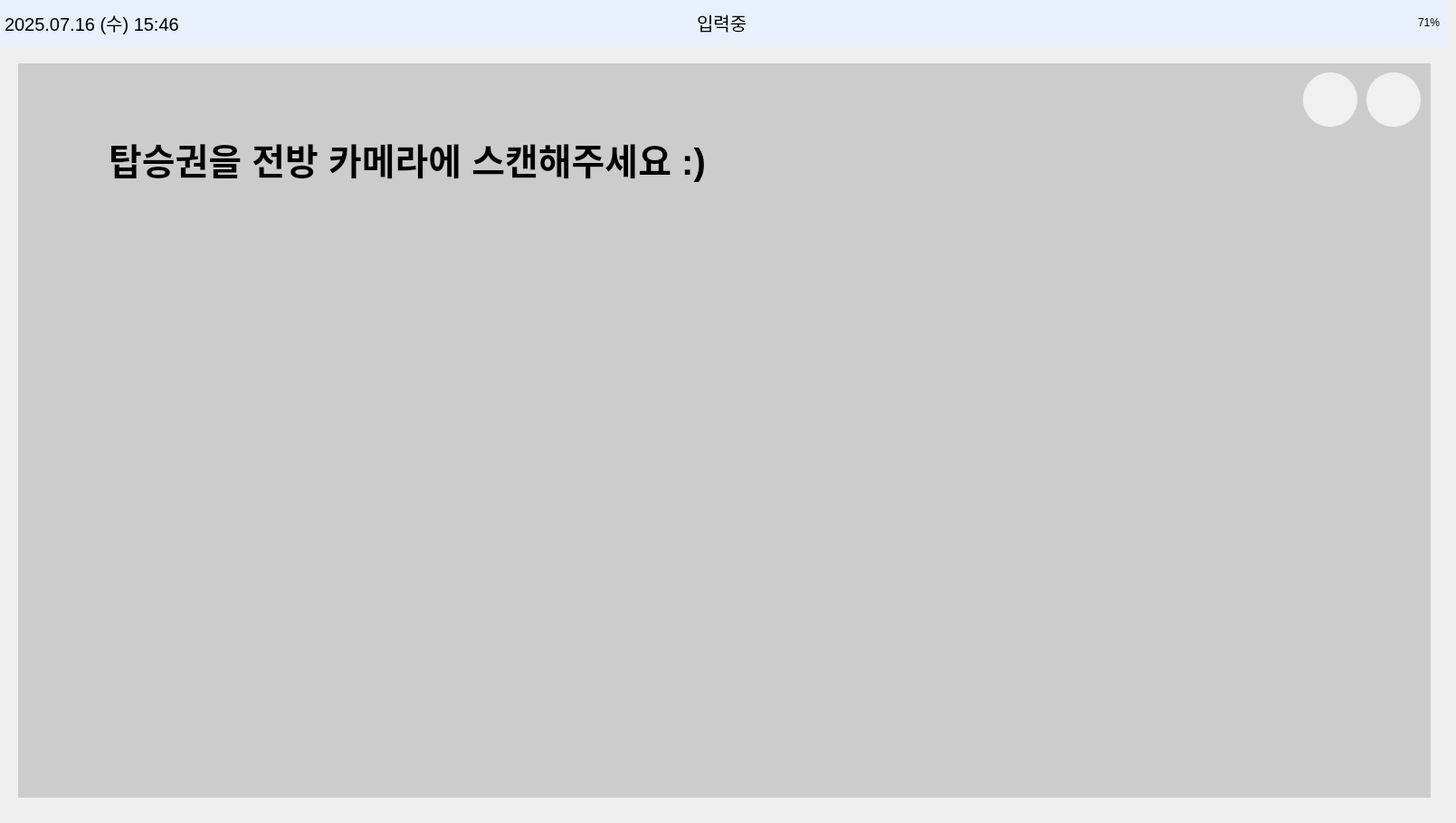
    <widget class="QWidget" name="page_scan">
     <widget class="QLabel" name="label_camera_area2">
      <property name="geometry">
       <rect>
        <x>20</x>
        <y>70</y>
        <width>1561</width>
        <height>811</height>
       </rect>
      </property>
      <property name="palette">
       <palette>
        <active>
         <colorrole role="Button">
          <brush brushstyle="SolidPattern">
           <color alpha="255">
            <red>204</red>
            <green>204</green>
            <blue>204</blue>
           </color>
          </brush>
         </colorrole>
         <colorrole role="Base">
          <brush brushstyle="SolidPattern">
           <color alpha="255">
            <red>204</red>
            <green>204</green>
            <blue>204</blue>
           </color>
          </brush>
         </colorrole>
         <colorrole role="Window">
          <brush brushstyle="SolidPattern">
           <color alpha="255">
            <red>204</red>
            <green>204</green>
            <blue>204</blue>
           </color>
          </brush>
         </colorrole>
        </active>
        <inactive>
         <colorrole role="Button">
          <brush brushstyle="SolidPattern">
           <color alpha="255">
            <red>204</red>
            <green>204</green>
            <blue>204</blue>
           </color>
          </brush>
         </colorrole>
         <colorrole role="Base">
          <brush brushstyle="SolidPattern">
           <color alpha="255">
            <red>204</red>
            <green>204</green>
            <blue>204</blue>
           </color>
          </brush>
         </colorrole>
         <colorrole role="Window">
          <brush brushstyle="SolidPattern">
           <color alpha="255">
            <red>204</red>
            <green>204</green>
            <blue>204</blue>
           </color>
          </brush>
         </colorrole>
        </inactive>
        <disabled>
         <colorrole role="Button">
          <brush brushstyle="SolidPattern">
           <color alpha="255">
            <red>204</red>
            <green>204</green>
            <blue>204</blue>
           </color>
          </brush>
         </colorrole>
         <colorrole role="Base">
          <brush brushstyle="SolidPattern">
           <color alpha="255">
            <red>204</red>
            <green>204</green>
            <blue>204</blue>
           </color>
          </brush>
         </colorrole>
         <colorrole role="Window">
          <brush brushstyle="SolidPattern">
           <color alpha="255">
            <red>204</red>
            <green>204</green>
            <blue>204</blue>
           </color>
          </brush>
         </colorrole>
        </disabled>
       </palette>
      </property>
      <property name="styleSheet">
       <string notr="true">background-color: #cccccc;</string>
      </property>
     </widget>
     <widget class="QFrame" name="topbar2">
      <property name="geometry">
       <rect>
        <x>0</x>
        <y>0</y>
        <width>1600</width>
        <height>50</height>
       </rect>
      </property>
      <property name="palette">
       <palette>
        <active>
         <colorrole role="WindowText">
          <brush brushstyle="SolidPattern">
           <color alpha="255">
            <red>0</red>
            <green>0</green>
            <blue>0</blue>
           </color>
          </brush>
         </colorrole>
         <colorrole role="Button">
          <brush brushstyle="SolidPattern">
           <color alpha="255">
            <red>231</red>
            <green>240</green>
            <blue>251</blue>
           </color>
          </brush>
         </colorrole>
         <colorrole role="Light">
          <brush brushstyle="SolidPattern">
           <color alpha="255">
            <red>255</red>
            <green>116</green>
            <blue>116</blue>
           </color>
          </brush>
         </colorrole>
         <colorrole role="Midlight">
          <brush brushstyle="SolidPattern">
           <color alpha="255">
            <red>247</red>
            <green>63</green>
            <blue>63</blue>
           </color>
          </brush>
         </colorrole>
         <colorrole role="Dark">
          <brush brushstyle="SolidPattern">
           <color alpha="255">
            <red>120</red>
            <green>6</green>
            <blue>6</blue>
           </color>
          </brush>
         </colorrole>
         <colorrole role="Mid">
          <brush brushstyle="SolidPattern">
           <color alpha="255">
            <red>160</red>
            <green>7</green>
            <blue>7</blue>
           </color>
          </brush>
         </colorrole>
         <colorrole role="Text">
          <brush brushstyle="SolidPattern">
           <color alpha="255">
            <red>0</red>
            <green>0</green>
            <blue>0</blue>
           </color>
          </brush>
         </colorrole>
         <colorrole role="BrightText">
          <brush brushstyle="SolidPattern">
           <color alpha="255">
            <red>255</red>
            <green>255</green>
            <blue>255</blue>
           </color>
          </brush>
         </colorrole>
         <colorrole role="ButtonText">
          <brush brushstyle="SolidPattern">
           <color alpha="255">
            <red>0</red>
            <green>0</green>
            <blue>0</blue>
           </color>
          </brush>
         </colorrole>
         <colorrole role="Base">
          <brush brushstyle="SolidPattern">
           <color alpha="255">
            <red>231</red>
            <green>240</green>
            <blue>251</blue>
           </color>
          </brush>
         </colorrole>
         <colorrole role="Window">
          <brush brushstyle="SolidPattern">
           <color alpha="255">
            <red>231</red>
            <green>240</green>
            <blue>251</blue>
           </color>
          </brush>
         </colorrole>
         <colorrole role="Shadow">
          <brush brushstyle="SolidPattern">
           <color alpha="255">
            <red>0</red>
            <green>0</green>
            <blue>0</blue>
           </color>
          </brush>
         </colorrole>
         <colorrole role="AlternateBase">
          <brush brushstyle="SolidPattern">
           <color alpha="255">
            <red>247</red>
            <green>133</green>
            <blue>133</blue>
           </color>
          </brush>
         </colorrole>
         <colorrole role="ToolTipBase">
          <brush brushstyle="SolidPattern">
           <color alpha="255">
            <red>255</red>
            <green>255</green>
            <blue>220</blue>
           </color>
          </brush>
         </colorrole>
         <colorrole role="ToolTipText">
          <brush brushstyle="SolidPattern">
           <color alpha="255">
            <red>0</red>
            <green>0</green>
            <blue>0</blue>
           </color>
          </brush>
         </colorrole>
         <colorrole role="PlaceholderText">
          <brush brushstyle="SolidPattern">
           <color alpha="128">
            <red>0</red>
            <green>0</green>
            <blue>0</blue>
           </color>
          </brush>
         </colorrole>
        </active>
        <inactive>
         <colorrole role="WindowText">
          <brush brushstyle="SolidPattern">
           <color alpha="255">
            <red>0</red>
            <green>0</green>
            <blue>0</blue>
           </color>
          </brush>
         </colorrole>
         <colorrole role="Button">
          <brush brushstyle="SolidPattern">
           <color alpha="255">
            <red>231</red>
            <green>240</green>
            <blue>251</blue>
           </color>
          </brush>
         </colorrole>
         <colorrole role="Light">
          <brush brushstyle="SolidPattern">
           <color alpha="255">
            <red>255</red>
            <green>116</green>
            <blue>116</blue>
           </color>
          </brush>
         </colorrole>
         <colorrole role="Midlight">
          <brush brushstyle="SolidPattern">
           <color alpha="255">
            <red>247</red>
            <green>63</green>
            <blue>63</blue>
           </color>
          </brush>
         </colorrole>
         <colorrole role="Dark">
          <brush brushstyle="SolidPattern">
           <color alpha="255">
            <red>120</red>
            <green>6</green>
            <blue>6</blue>
           </color>
          </brush>
         </colorrole>
         <colorrole role="Mid">
          <brush brushstyle="SolidPattern">
           <color alpha="255">
            <red>160</red>
            <green>7</green>
            <blue>7</blue>
           </color>
          </brush>
         </colorrole>
         <colorrole role="Text">
          <brush brushstyle="SolidPattern">
           <color alpha="255">
            <red>0</red>
            <green>0</green>
            <blue>0</blue>
           </color>
          </brush>
         </colorrole>
         <colorrole role="BrightText">
          <brush brushstyle="SolidPattern">
           <color alpha="255">
            <red>255</red>
            <green>255</green>
            <blue>255</blue>
           </color>
          </brush>
         </colorrole>
         <colorrole role="ButtonText">
          <brush brushstyle="SolidPattern">
           <color alpha="255">
            <red>0</red>
            <green>0</green>
            <blue>0</blue>
           </color>
          </brush>
         </colorrole>
         <colorrole role="Base">
          <brush brushstyle="SolidPattern">
           <color alpha="255">
            <red>231</red>
            <green>240</green>
            <blue>251</blue>
           </color>
          </brush>
         </colorrole>
         <colorrole role="Window">
          <brush brushstyle="SolidPattern">
           <color alpha="255">
            <red>231</red>
            <green>240</green>
            <blue>251</blue>
           </color>
          </brush>
         </colorrole>
         <colorrole role="Shadow">
          <brush brushstyle="SolidPattern">
           <color alpha="255">
            <red>0</red>
            <green>0</green>
            <blue>0</blue>
           </color>
          </brush>
         </colorrole>
         <colorrole role="AlternateBase">
          <brush brushstyle="SolidPattern">
           <color alpha="255">
            <red>247</red>
            <green>133</green>
            <blue>133</blue>
           </color>
          </brush>
         </colorrole>
         <colorrole role="ToolTipBase">
          <brush brushstyle="SolidPattern">
           <color alpha="255">
            <red>255</red>
            <green>255</green>
            <blue>220</blue>
           </color>
          </brush>
         </colorrole>
         <colorrole role="ToolTipText">
          <brush brushstyle="SolidPattern">
           <color alpha="255">
            <red>0</red>
            <green>0</green>
            <blue>0</blue>
           </color>
          </brush>
         </colorrole>
         <colorrole role="PlaceholderText">
          <brush brushstyle="SolidPattern">
           <color alpha="128">
            <red>0</red>
            <green>0</green>
            <blue>0</blue>
           </color>
          </brush>
         </colorrole>
        </inactive>
        <disabled>
         <colorrole role="WindowText">
          <brush brushstyle="SolidPattern">
           <color alpha="255">
            <red>120</red>
            <green>6</green>
            <blue>6</blue>
           </color>
          </brush>
         </colorrole>
         <colorrole role="Button">
          <brush brushstyle="SolidPattern">
           <color alpha="255">
            <red>231</red>
            <green>240</green>
            <blue>251</blue>
           </color>
          </brush>
         </colorrole>
         <colorrole role="Light">
          <brush brushstyle="SolidPattern">
           <color alpha="255">
            <red>255</red>
            <green>116</green>
            <blue>116</blue>
           </color>
          </brush>
         </colorrole>
         <colorrole role="Midlight">
          <brush brushstyle="SolidPattern">
           <color alpha="255">
            <red>247</red>
            <green>63</green>
            <blue>63</blue>
           </color>
          </brush>
         </colorrole>
         <colorrole role="Dark">
          <brush brushstyle="SolidPattern">
           <color alpha="255">
            <red>120</red>
            <green>6</green>
            <blue>6</blue>
           </color>
          </brush>
         </colorrole>
         <colorrole role="Mid">
          <brush brushstyle="SolidPattern">
           <color alpha="255">
            <red>160</red>
            <green>7</green>
            <blue>7</blue>
           </color>
          </brush>
         </colorrole>
         <colorrole role="Text">
          <brush brushstyle="SolidPattern">
           <color alpha="255">
            <red>120</red>
            <green>6</green>
            <blue>6</blue>
           </color>
          </brush>
         </colorrole>
         <colorrole role="BrightText">
          <brush brushstyle="SolidPattern">
           <color alpha="255">
            <red>255</red>
            <green>255</green>
            <blue>255</blue>
           </color>
          </brush>
         </colorrole>
         <colorrole role="ButtonText">
          <brush brushstyle="SolidPattern">
           <color alpha="255">
            <red>120</red>
            <green>6</green>
            <blue>6</blue>
           </color>
          </brush>
         </colorrole>
         <colorrole role="Base">
          <brush brushstyle="SolidPattern">
           <color alpha="255">
            <red>231</red>
            <green>240</green>
            <blue>251</blue>
           </color>
          </brush>
         </colorrole>
         <colorrole role="Window">
          <brush brushstyle="SolidPattern">
           <color alpha="255">
            <red>231</red>
            <green>240</green>
            <blue>251</blue>
           </color>
          </brush>
         </colorrole>
         <colorrole role="Shadow">
          <brush brushstyle="SolidPattern">
           <color alpha="255">
            <red>0</red>
            <green>0</green>
            <blue>0</blue>
           </color>
          </brush>
         </colorrole>
         <colorrole role="AlternateBase">
          <brush brushstyle="SolidPattern">
           <color alpha="255">
            <red>240</red>
            <green>11</green>
            <blue>11</blue>
           </color>
          </brush>
         </colorrole>
         <colorrole role="ToolTipBase">
          <brush brushstyle="SolidPattern">
           <color alpha="255">
            <red>255</red>
            <green>255</green>
            <blue>220</blue>
           </color>
          </brush>
         </colorrole>
         <colorrole role="ToolTipText">
          <brush brushstyle="SolidPattern">
           <color alpha="255">
            <red>0</red>
            <green>0</green>
            <blue>0</blue>
           </color>
          </brush>
         </colorrole>
         <colorrole role="PlaceholderText">
          <brush brushstyle="SolidPattern">
           <color alpha="128">
            <red>0</red>
            <green>0</green>
            <blue>0</blue>
           </color>
          </brush>
         </colorrole>
        </disabled>
       </palette>
      </property>
      <property name="styleSheet">
       <string>background-color: #e7f0fb;</string>
      </property>
      <widget class="QLabel" name="label_datetime2">
       <property name="geometry">
        <rect>
         <x>5</x>
         <y>0</y>
         <width>331</width>
         <height>50</height>
        </rect>
       </property>
       <property name="font">
        <font>
         <pointsize>15</pointsize>
        </font>
       </property>
       <property name="text">
        <string>2025.07.16 (수) 15:46</string>
       </property>
      </widget>
      <widget class="QLabel" name="label_battery2">
       <property name="geometry">
        <rect>
         <x>1470</x>
         <y>0</y>
         <width>121</width>
         <height>50</height>
        </rect>
       </property>
       <property name="text">
        <string>71%</string>
       </property>
       <property name="alignment">
        <set>Qt::AlignRight|Qt::AlignTrailing|Qt::AlignVCenter</set>
       </property>
      </widget>
      <widget class="QLabel" name="label_status2">
       <property name="geometry">
        <rect>
         <x>770</x>
         <y>0</y>
         <width>141</width>
         <height>50</height>
        </rect>
       </property>
       <property name="font">
        <font>
         <pointsize>15</pointsize>
         <weight>50</weight>
         <bold>false</bold>
        </font>
       </property>
       <property name="text">
        <string>입력중</string>
       </property>
      </widget>
      <widget class="QLabel" name="label_image2">
       <property name="geometry">
        <rect>
         <x>690</x>
         <y>0</y>
         <width>71</width>
         <height>50</height>
        </rect>
       </property>
       <property name="text">
        <string/>
       </property>
       <property name="pixmap">
        <pixmap>icon/입력중.png</pixmap>
       </property>
       <property name="scaledContents">
        <bool>true</bool>
       </property>
      </widget>
     </widget>
     <widget class="QLabel" name="label_scan_text2">
      <property name="geometry">
       <rect>
        <x>120</x>
        <y>110</y>
        <width>1021</width>
        <height>131</height>
       </rect>
      </property>
      <property name="font">
       <font>
        <pointsize>30</pointsize>
        <weight>75</weight>
        <bold>true</bold>
       </font>
      </property>
      <property name="styleSheet">
       <string notr="true">background-color: rgba(255, 255, 255, 0);</string>
      </property>
      <property name="text">
       <string>탑승권을 전방 카메라에 스캔해주세요 :)</string>
      </property>
      <property name="alignment">
       <set>Qt::AlignLeading|Qt::AlignLeft|Qt::AlignVCenter</set>
      </property>
     </widget>
     <widget class="QPushButton" name="btn_home2">
      <property name="geometry">
       <rect>
        <x>1440</x>
        <y>80</y>
        <width>60</width>
        <height>60</height>
       </rect>
      </property>
      <property name="palette">
       <palette>
        <active>
         <colorrole role="Button">
          <brush brushstyle="SolidPattern">
           <color alpha="255">
            <red>240</red>
            <green>240</green>
            <blue>240</blue>
           </color>
          </brush>
         </colorrole>
         <colorrole role="Base">
          <brush brushstyle="SolidPattern">
           <color alpha="255">
            <red>240</red>
            <green>240</green>
            <blue>240</blue>
           </color>
          </brush>
         </colorrole>
         <colorrole role="Window">
          <brush brushstyle="SolidPattern">
           <color alpha="255">
            <red>240</red>
            <green>240</green>
            <blue>240</blue>
           </color>
          </brush>
         </colorrole>
        </active>
        <inactive>
         <colorrole role="Button">
          <brush brushstyle="SolidPattern">
           <color alpha="255">
            <red>240</red>
            <green>240</green>
            <blue>240</blue>
           </color>
          </brush>
         </colorrole>
         <colorrole role="Base">
          <brush brushstyle="SolidPattern">
           <color alpha="255">
            <red>240</red>
            <green>240</green>
            <blue>240</blue>
           </color>
          </brush>
         </colorrole>
         <colorrole role="Window">
          <brush brushstyle="SolidPattern">
           <color alpha="255">
            <red>240</red>
            <green>240</green>
            <blue>240</blue>
           </color>
          </brush>
         </colorrole>
        </inactive>
        <disabled>
         <colorrole role="Button">
          <brush brushstyle="SolidPattern">
           <color alpha="255">
            <red>240</red>
            <green>240</green>
            <blue>240</blue>
           </color>
          </brush>
         </colorrole>
         <colorrole role="Base">
          <brush brushstyle="SolidPattern">
           <color alpha="255">
            <red>240</red>
            <green>240</green>
            <blue>240</blue>
           </color>
          </brush>
         </colorrole>
         <colorrole role="Window">
          <brush brushstyle="SolidPattern">
           <color alpha="255">
            <red>240</red>
            <green>240</green>
            <blue>240</blue>
           </color>
          </brush>
         </colorrole>
        </disabled>
       </palette>
      </property>
      <property name="styleSheet">
       <string notr="true">QPushButton {
    border: none;
    border-radius: 30px;
    background-color: #F0F0F0;
}</string>
      </property>
      <property name="text">
       <string/>
      </property>
      <property name="icon">
       <iconset>
        <normaloff>icon/home.png</normaloff>icon/home.png</iconset>
      </property>
      <property name="iconSize">
       <size>
        <width>40</width>
        <height>40</height>
       </size>
      </property>
     </widget>
     <widget class="QPushButton" name="btn_back2">
      <property name="geometry">
       <rect>
        <x>1510</x>
        <y>80</y>
        <width>60</width>
        <height>60</height>
       </rect>
      </property>
      <property name="palette">
       <palette>
        <active>
         <colorrole role="Button">
          <brush brushstyle="SolidPattern">
           <color alpha="255">
            <red>240</red>
            <green>240</green>
            <blue>240</blue>
           </color>
          </brush>
         </colorrole>
         <colorrole role="Base">
          <brush brushstyle="SolidPattern">
           <color alpha="255">
            <red>240</red>
            <green>240</green>
            <blue>240</blue>
           </color>
          </brush>
         </colorrole>
         <colorrole role="Window">
          <brush brushstyle="SolidPattern">
           <color alpha="255">
            <red>240</red>
            <green>240</green>
            <blue>240</blue>
           </color>
          </brush>
         </colorrole>
        </active>
        <inactive>
         <colorrole role="Button">
          <brush brushstyle="SolidPattern">
           <color alpha="255">
            <red>240</red>
            <green>240</green>
            <blue>240</blue>
           </color>
          </brush>
         </colorrole>
         <colorrole role="Base">
          <brush brushstyle="SolidPattern">
           <color alpha="255">
            <red>240</red>
            <green>240</green>
            <blue>240</blue>
           </color>
          </brush>
         </colorrole>
         <colorrole role="Window">
          <brush brushstyle="SolidPattern">
           <color alpha="255">
            <red>240</red>
            <green>240</green>
            <blue>240</blue>
           </color>
          </brush>
         </colorrole>
        </inactive>
        <disabled>
         <colorrole role="Button">
          <brush brushstyle="SolidPattern">
           <color alpha="255">
            <red>240</red>
            <green>240</green>
            <blue>240</blue>
           </color>
          </brush>
         </colorrole>
         <colorrole role="Base">
          <brush brushstyle="SolidPattern">
           <color alpha="255">
            <red>240</red>
            <green>240</green>
            <blue>240</blue>
           </color>
          </brush>
         </colorrole>
         <colorrole role="Window">
          <brush brushstyle="SolidPattern">
           <color alpha="255">
            <red>240</red>
            <green>240</green>
            <blue>240</blue>
           </color>
          </brush>
         </colorrole>
        </disabled>
       </palette>
      </property>
      <property name="styleSheet">
       <string notr="true">QPushButton {
    border: none;
    border-radius: 30px;
    background-color: #F0F0F0;
}</string>
      </property>
      <property name="text">
       <string/>
      </property>
      <property name="icon">
       <iconset>
        <normaloff>icon/back.png</normaloff>icon/back.png</iconset>
      </property>
      <property name="iconSize">
       <size>
        <width>40</width>
        <height>40</height>
       </size>
      </property>
     </widget>
     <widget class="QLabel" name="label_background2">
      <property name="geometry">
       <rect>
        <x>0</x>
        <y>50</y>
        <width>1600</width>
        <height>850</height>
       </rect>
      </property>
      <property name="text">
       <string/>
      </property>
      <property name="pixmap">
       <pixmap>icon/hero-mkif-incheon-international-airport-expressway.jpeg</pixmap>
      </property>
      <property name="scaledContents">
       <bool>true</bool>
      </property>
     </widget>
     <zorder>label_background2</zorder>
     <zorder>label_camera_area2</zorder>
     <zorder>topbar2</zorder>
     <zorder>label_scan_text2</zorder>
     <zorder>btn_home2</zorder>
     <zorder>btn_back2</zorder>
    </widget>
